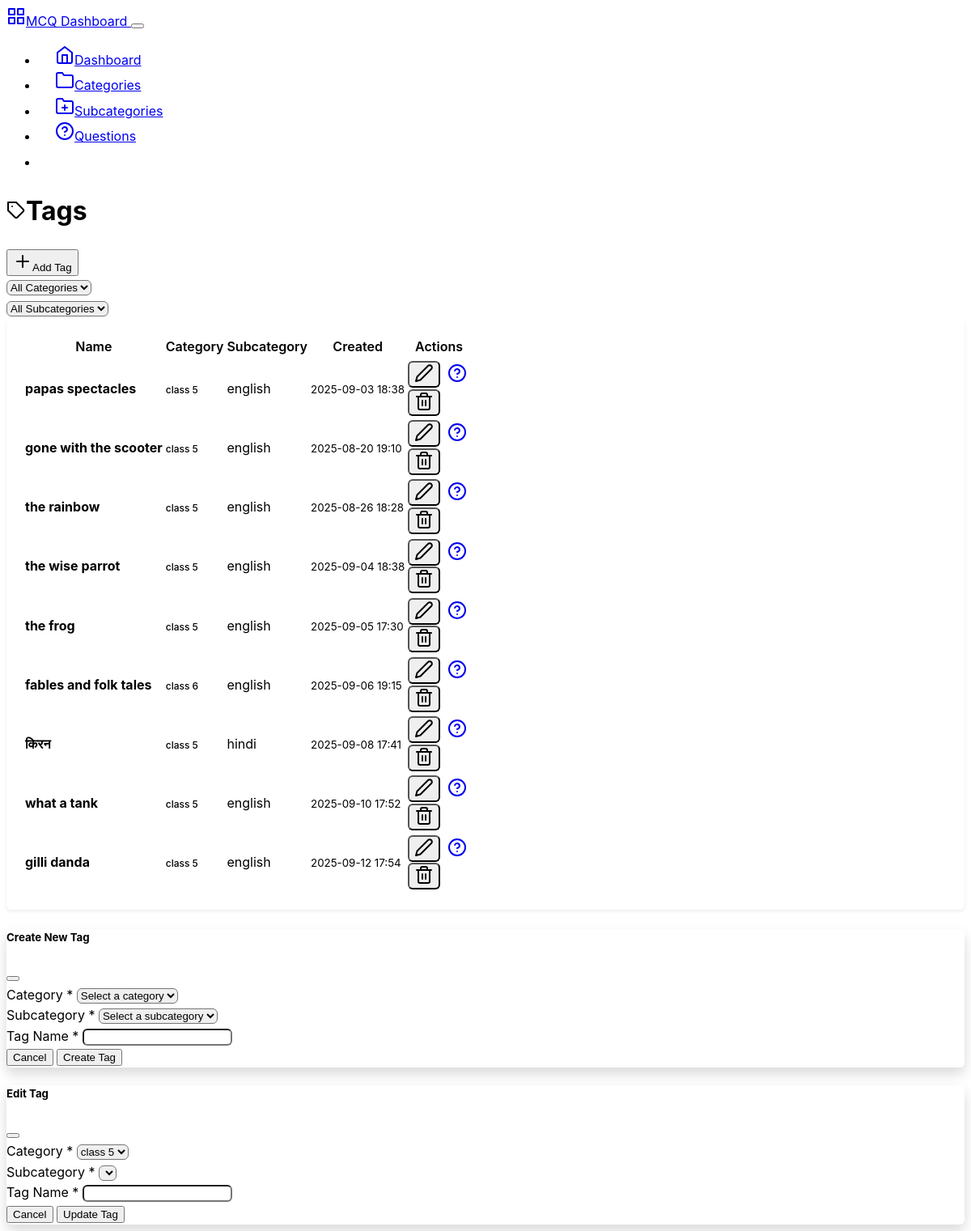
Page /backend/tags on the earlier database version.
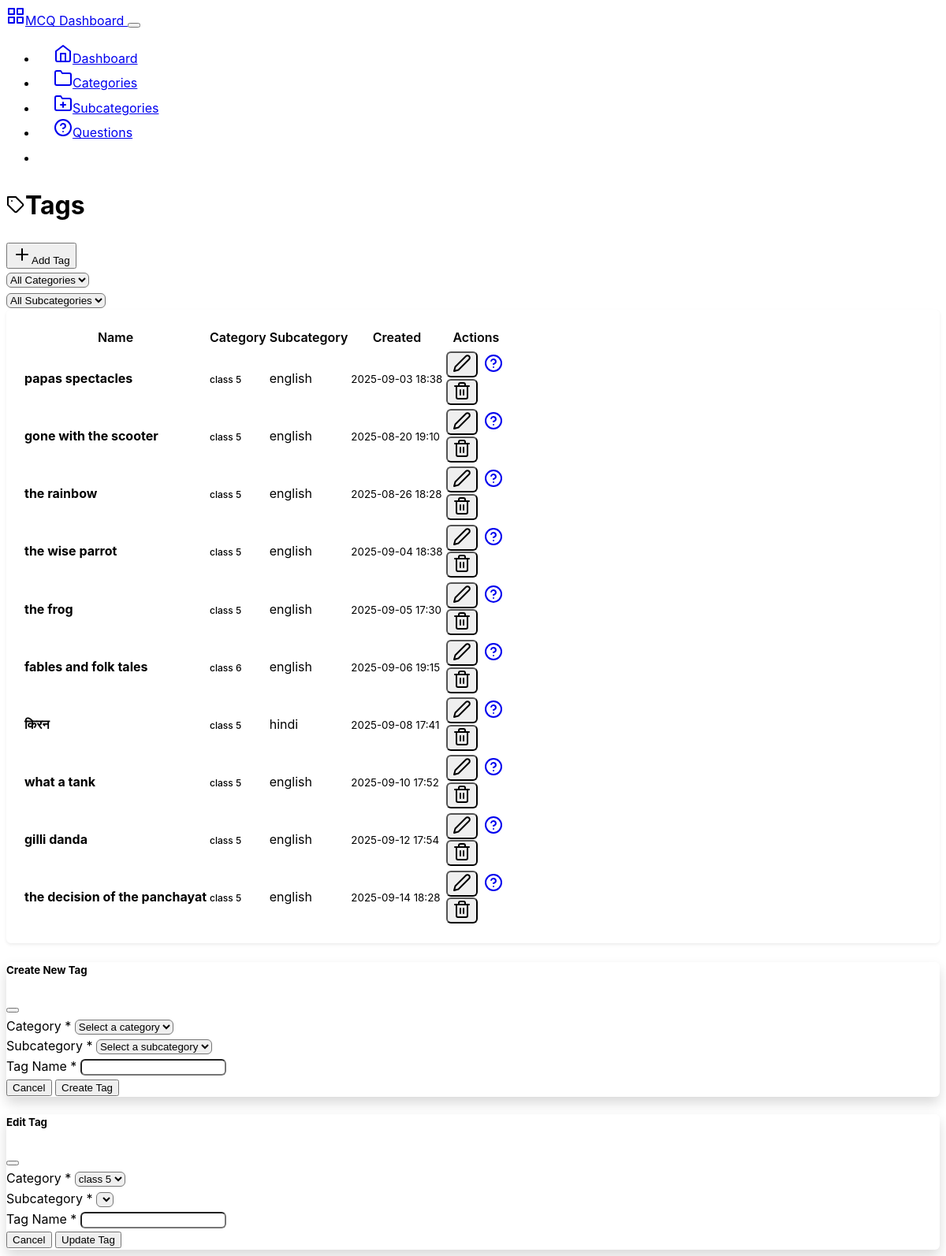
Same page on the later database version.
### mcqbox/model.py (models this page shows, shortened)
class Tag(db.Model):
    id = db.Column(db.Integer, primary_key=True)
    name = db.Column(db.String(50), nullable=False)
    category_id = db.Column(db.Integer, db.ForeignKey('category.id'), nullable=False)
    category = db.relationship('Category', backref=db.backref('tags', lazy=True))
    subcategory_id = db.Column(db.Integer, db.ForeignKey('subcategory.id'), nullable=True)
    subcategory = db.relationship('Subcategory', backref=db.backref('tags', lazy=True))
    created_at = db.Column(db.DateTime, server_default=db.func.now())

class Category(db.Model):
    id = db.Column(db.Integer, primary_key=True)
    name = db.Column(db.String(50), nullable=False, unique=True)
    description = db.Column(db.String(200), nullable=True)
    created_at = db.Column(db.DateTime, server_default=db.func.now())
    updated_at = db.Column(db.DateTime, server_default=db.func.now(), onupdate=db.func.now())

class Subcategory(db.Model):
    id = db.Column(db.Integer, primary_key=True)
    name = db.Column(db.String(50), nullable=False)
    category_id = db.Column(db.Integer, db.ForeignKey('category.id'), nullable=False)
    category = db.relationship('Category', backref=db.backref('subcategories', lazy=True))
    description = db.Column(db.String(200), nullable=True)
    created_at = db.Column(db.DateTime, server_default=db.func.now())
    updated_at = db.Column(db.DateTime, server_default=db.func.now(), onupdate=db.func.now())

### mcqbox/backend/route.py (the view)
@app.route('/backend/tags')
def tags():
    category_id = request.args.get('category_id', type=int)
    subcategory_id = request.args.get('subcategory_id', type=int)
    categories = Category.query.all()
    if category_id:
        subcategories_list = Subcategory.query.filter_by(category_id=category_id).all()
        tag = Tag.query.filter_by(category_id=category_id, subcategory_id= subcategory_id).all()
    else:
        tag = Tag.query.all()
        subcategories_list = []
    return render_template('tags.html',
                            tags = tag,
                           categories=categories,
                           selected_category=category_id,
                            selected_subcategory=subcategory_id,
                             subcategories=subcategories_list
                           )

### mcqbox/frontend/route.py (called while the page is built)
@app.before_request
def enforce_lowercase_url():
    url = request.url
    lowercase_url = url.lower()
    if url != lowercase_url:
        return redirect(lowercase_url, code=301)

### mcqbox/backend/templates/tags.html (shortened to what this page needs)
{% extends "base.html" %}
{% block content %}
<div class="row">
    <div class="col-12">
        <div class="d-flex justify-content-between align-items-center mb-4">
            <h1><i data-feather="tag" class="me-2"></i>Tags</h1>
            <button class="btn btn-primary" data-bs-toggle="modal" data-bs-target="#createTagModal">
                <i data-feather="plus" class="me-2"></i>Add Tag
            </button>
        </div>
    </div>
</div>
<div class="row mb-3">
    <div class="col-12">
        <form method="GET" id="filterForm">
            <div class="row">
                <div class="col-md-3">
                    <select name="category_id" class="form-select" id="categorySelect" onchange="updateSubcategories()">
                        <option value="">All Categories</option>
                    </select>
                </div>
                <div class="col-md-3">
                    <select name="subcategory_id" class="form-select" id="subcategorySelect"
                        onchange="this.form.submit()">
                        <option value="">All Subcategories</option>
                    </select>
                </div>
            </div>
        </form>
    </div>
</div>
<div class="row">
    <div class="col-12">
        <div class="card">
            <div class="card-body">
                {% if tags %}
                <div class="table-responsive">
                    <table class="table table-hover">
                        <thead>
                            <tr>
                                <th>Name</th>
                                <th>Category</th>
                                <th>Subcategory</th>
                                <th>Created</th>
                                <th class="text-end">Actions</th>
                            </tr>
                        </thead>
                        <tbody>
                            {% for tag in tags %}
                            <tr>
                                <td>
                                    <strong>{{ tag.name }}</strong>
                                </td>
                                <td>
                                    <span class="badge bg-secondary">
                                        {{ tag.category.name if tag.category.name else 'Unknown' }}
                                    </span>
                                </td>
                                <td>
                                    <span class="text-muted">
                                        {{ tag.subcategory.name if tag.subcategory else 'Unknown' }}
                                    </span>
                                </td>
                                <td>
                                    <small class="text-muted">{{ tag.created_at.strftime('%Y-%m-%d %H:%M') }}</small>
                                </td>
                                <td class="text-end">
                                    <div class="btn-group" role="group">
                                        <button class="btn btn-sm btn-outline-secondary"
                                            onclick="editTag('{{ tag.id }}', '{{ tag.name }}', {{ tag.category_id }}, {{ tag.subcategory_id }})"
                                            data-bs-toggle="modal" data-bs-target="#editTagModal">
                                            <i data-feather="edit-2"></i>
                                        </button>
                                        <a href="{{ url_for('questions', tag_id=tag.id) }}"
                                            class="btn btn-sm btn-outline-primary">
                                            <i data-feather="help-circle"></i>
                                        </a>
                                        <form method="POST" action="{{ url_for('delete_tag', tag_id=tag.id) }}"
                                            class="d-inline"
                                            onsubmit="return confirm('Are you sure? This will delete all questions in this subcategory.')">
                                            <button type="submit" class="btn btn-sm btn-outline-danger">
                                                <i data-feather="trash-2"></i>
                                            </button>
                                        </form>
                                    </div>
                                </td>
                            </tr>
                            {% endfor %}
                        </tbody>
                    </table>
                </div>
                {% endif %}
            </div>
        </div>
    </div>
</div>
<div class="modal fade" id="createTagModal" tabindex="-1" aria-hidden="true">
    <div class="modal-dialog">
        <div class="modal-content">
            <form method="POST" action="{{ url_for('create_tag') }}">
                <div class="modal-header">
                    <h5 class="modal-title">Create New Tag</h5>
                    <button type="button" class="btn-close" data-bs-dismiss="modal"></button>
                </div>
                <div class="modal-body">
                    <div class="mb-3">
                        <label for="createCategoryId" class="form-label">Category *</label>
                        <select class="form-select" id="createCategoryId" name="category_id"
                            onchange="updateCreateSubcategories()" required>
                            <option value="">Select a category</option>
                        </select>
                    </div>
                    <div class="mb-3">
                        <label for="createSubcategoryId" class="form-label">Subcategory *</label>
                        <select class="form-select" id="createSubcategoryId" name="subcategory_id" required>
                            <option value="">Select a subcategory</option>
                        </select>
                    </div>
                    <div class="mb-3">
                        <label for="name" class="form-label">Tag Name *</label>
                        <input type="text" class="form-control" id="name" name="name" required>
                    </div>
                </div>
                <div class="modal-footer">
                    <button type="button" class="btn btn-secondary" data-bs-dismiss="modal">Cancel</button>
                    <button type="submit" class="btn btn-primary">Create Tag</button>
                </div>
            </form>
        </div>
    </div>
</div>
<div class="modal fade" id="editTagModal" tabindex="-1">
    <div class="modal-dialog">
        <div class="modal-content">
            <form method="POST" id="editTagForm">
                <div class="modal-header">
                    <h5 class="modal-title">Edit Tag</h5>
                    <button type="button" class="btn-close" data-bs-dismiss="modal"></button>
                </div>
                <div class="modal-body">
                    <div class="mb-3">
                        <label for="editCategoryId" class="form-label">Category *</label>
                        <select class="form-select" id="editCategoryId" name="category_id"
                            onchange="updateEditSubcategories(this.value)" required>
                            {% for category in categories %}
                            <option value="{{ category.id }}">{{ category.name }}</option>
                            {% endfor %}
                        </select>
                    </div>
                    <div class="mb-3">
                        <label for="editSubcategoryId" class="form-label">Subcategory *</label>
                        <select class="form-select" id="editSubcategoryId" name="subcategory_id" required>
                        </select>
                    </div>
                    <div class="mb-3">
                        <label for="editName" class="form-label">Tag Name *</label>
                        <input type="text" class="form-control" id="editName" name="name" required>
                    </div>
                </div>
                <div class="modal-footer">
                    <button type="button" class="btn btn-secondary" data-bs-dismiss="modal">Cancel</button>
                    <button type="submit" class="btn btn-primary">Update Tag</button>
                </div>
            </form>
        </div>
    </div>
</div>
{%endblock%}

### mcqbox/backend/templates/base.html (shortened to what this page needs)
<!DOCTYPE html>
<html lang="en" data-bs-theme="dark">
<head>
    <link href="https://cdn.replit.com/agent/bootstrap-agent-dark-theme.min.css" rel="stylesheet">
    <link rel="stylesheet" href="{{ url_for('backend_.static', filename='css/custom.css') }}">
</head>
<body>
    <nav class="navbar navbar-expand-lg navbar-dark bg-dark">
        <div class="container">
            <a class="navbar-brand" href="{{ url_for('dashboard') }}">
                <i data-feather="grid" class="me-2"></i>MCQ Dashboard
            </a>
            <button class="navbar-toggler" type="button" data-bs-toggle="collapse" data-bs-target="#navbarNav">
            </button>
            <div class="collapse navbar-collapse" id="navbarNav">
                <ul class="navbar-nav ms-auto">
                    <li class="nav-item">
                        <a class="nav-link {% if request.endpoint == 'dashboard' %}active{% endif %}"
                           href="{{ url_for('dashboard') }}">
                            <i data-feather="home" class="me-1"></i>Dashboard
                        </a>
                    </li>
                    <li class="nav-item">
                        <a class="nav-link {% if request.endpoint == 'categories' %}active{% endif %}"
                           href="{{ url_for('categories') }}">
                            <i data-feather="folder" class="me-1"></i>Categories
                        </a>
                    </li>
                    <li class="nav-item">
                        <a class="nav-link {% if request.endpoint == 'subcategories' %}active{% endif %}"
                           href="{{ url_for('subcategories') }}">
                            <i data-feather="folder-plus" class="me-1"></i>Subcategories
                        </a>
                    </li>
                    <li class="nav-item">
                        <a class="nav-link {% if request.endpoint == 'questions' %}active{% endif %}"
                           href="{{ url_for('questions') }}">
                            <i data-feather="help-circle" class="me-1"></i>Questions
                        </a>
                    </li>
                    <li class="nav-item">
                        <a class="nav-link {% if request.endpoint == 'tags' %}active{% endif %}"
                           href="{{ url_for('tags') }}">
                            <i data-feather="tag" class="me-1"></i>Tags
                        </a>
                    </li>
                </ul>
            </div>
        </div>
    </nav>
    <div class="container my-4">
        {% block content %}{% endblock %}
    </div>
</body>
</html>

### mcqbox/backend/static/css/custom.css (style rules this page uses)
:root { --sidebar-width: 250px; --header-height: 70px; --border-radius: 0.375rem; --box-shadow: 0 0.125rem 0.25rem rgba(0, 0, 0, 0.075); --box-shadow-lg: 0 0.5rem 1rem rgba(0, 0, 0, 0.15); }
body { font-family: -apple-system, BlinkMacSystemFont, "Segoe UI", Roboto, "Helvetica Neue", Arial, sans-serif; line-height: 1.6; }
.card { border-radius: var(--border-radius); box-shadow: var(--box-shadow); margin-bottom: 1.5rem; }
.card-body { padding: 1.25rem; }
.table { margin-bottom: 0; }
.table th { border-top: none; font-weight: 600; color: var(--bs-body-color); background-color: var(--bs-secondary-bg); }
.btn-group .btn { border-radius: var(--border-radius) !important; margin-right: 0.25rem; }
.btn-group .btn:last-child { margin-right: 0; }
.modal-content { border-radius: var(--border-radius); box-shadow: var(--box-shadow-lg); }
.modal-header { border-bottom: 1px solid var(--bs-border-color); }
.modal-footer { border-top: 1px solid var(--bs-border-color); }
.form-control, .form-select { border-radius: var(--border-radius); }
.badge { font-size: 0.75rem; font-weight: 500; }
.navbar-nav .nav-link { padding: 0.75rem 1rem; border-radius: var(--border-radius); margin: 0 0.25rem; transition: all 0.15s ease-in-out; }
.navbar-nav .nav-link.active { background-color: var(--bs-primary); color: white !important; }

Differences in the rows shown:
added Tag: name "the decision of the panchayat", category "class 5", subcategory "english", created_at "2025-09-14 18:28"
